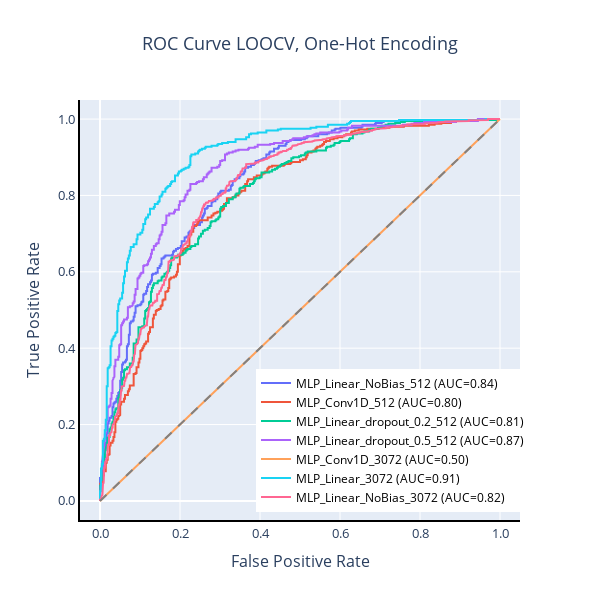

The cell this chart's notebook holds for it:
### Markdown cell above
Change the layout of the figure

### Code cell
fig.update_layout(title=dict(text='ROC Curve LOOCV, One-Hot Encoding', 
                            x=0.5), 
                  xaxis=dict(title='False Positive Rate',
                             linecolor='black', 
                             linewidth=2,
                             tickformat=".1f"),
                  yaxis=dict(title='True Positive Rate',
                             linecolor='black', 
                             linewidth=2,
                             tickformat=".1f"),
                  legend=dict(x=0.4, y=0.02,
                                bordercolor='black',
                              font=dict(
                                  size=12,
                                  color="black")),
                  width = 600,
                  height = 600,
                  font_size=13,
                  showlegend=True,
                  template='plotly',
                  legend_bordercolor="black"
)

fig.update_xaxes(
    range=[-0.05, 1.05]  # Set the range of the x-axis (from 2 to 3)
)
fig.update_yaxes(
    range=[-0.05, 1.05]  # Set the range of the x-axis (from 2 to 3)
)

fig.show()

### Figure 1 — Plotly figure (JSON) as saved in the notebook; plotly's stock layout.template omitted (floating-point values rounded to 4 significant figures; data arrays with more than 128 entries replaced by an {"elided": "..."} marker saying what was removed)
{"data": [{"mode": "lines", "name": "MLP_Linear_NoBias_512 (AUC=0.84)", "type": "scatter", "x": {"elided": "267 float values"}, "y": {"elided": "267 float values"}}, {"mode": "lines", "name": "MLP_Conv1D_512 (AUC=0.80)", "type": "scatter", "x": {"elided": "293 float values"}, "y": {"elided": "293 float values"}}, {"mode": "lines", "name": "MLP_Linear_dropout_0.2_512 (AUC=0.81)", "type": "scatter", "x": {"elided": "288 float values"}, "y": {"elided": "288 float values"}}, {"mode": "lines", "name": "MLP_Linear_dropout_0.5_512 (AUC=0.87)", "type": "scatter", "x": {"elided": "248 float values"}, "y": {"elided": "248 float values"}}, {"mode": "lines", "name": "MLP_Conv1D_3072 (AUC=0.50)", "type": "scatter", "x": [0, 1], "y": [0, 1]}, {"mode": "lines", "name": "MLP_Linear_3072 (AUC=0.91)", "type": "scatter", "x": {"elided": "192 float values"}, "y": {"elided": "192 float values"}}, {"mode": "lines", "name": "MLP_Linear_NoBias_3072 (AUC=0.82)", "type": "scatter", "x": {"elided": "803 float values"}, "y": {"elided": "803 float values"}}], "layout": {"font": {"size": 13}, "height": 600, "legend": {"bordercolor": "black", "font": {"color": "black", "size": 12}, "x": 0.4, "y": 0.02}, "shapes": [{"line": {"color": "gray", "dash": "dash", "width": 2}, "type": "line", "x0": 0, "x1": 1, "y0": 0, "y1": 1}], "showlegend": true, "title": {"text": "ROC Curve LOOCV, One-Hot Encoding", "x": 0.5}, "width": 600, "xaxis": {"linecolor": "black", "linewidth": 2, "range": [-0.05, 1.05], "tickformat": ".1f", "title": {"text": "False Positive Rate"}}, "yaxis": {"linecolor": "black", "linewidth": 2, "range": [-0.05, 1.05], "tickformat": ".1f", "title": {"text": "True Positive Rate"}}}}
